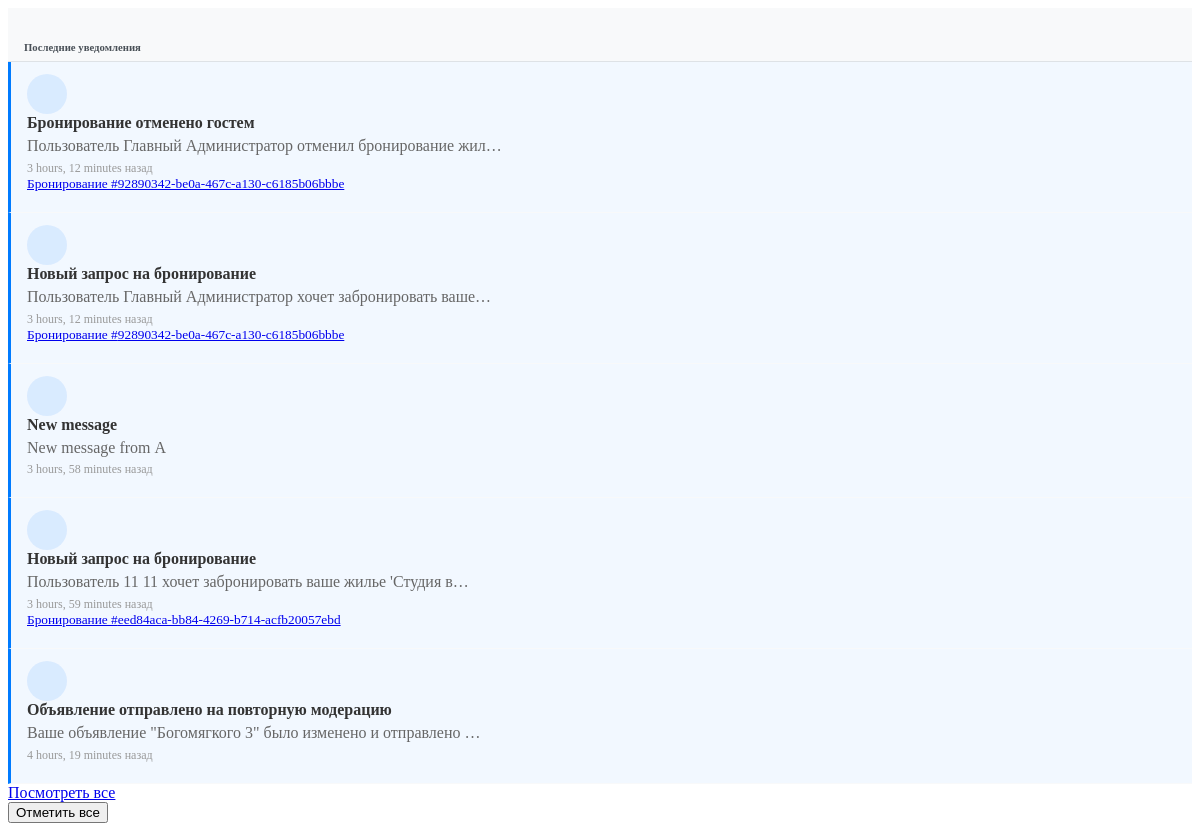
The page /notifications/api/recent/ (signed in) on the database its author committed.
### notifications/models.py (models this page shows, shortened)
class Notification(models.Model):
    NOTIFICATION_TYPES = [
        ('booking_request', _('Booking Request')),
        ('booking_confirmed', _('Booking Confirmed')),
        ('booking_canceled', _('Booking Canceled')),
        ('message_received', _('Message Received')),
        ('review_received', _('Review Received')),
        ('listing_approved', _('Listing Approved')),
        ('payment_received', _('Payment Received')),
        ('system', _('System Notification')),
    ]
    user = models.ForeignKey(
        settings.AUTH_USER_MODEL,
        on_delete=models.CASCADE,
        related_name='notifications',
        verbose_name=_("User")
    )
    notification_type = models.CharField(
        _("Notification Type"),
        max_length=30,
        choices=NOTIFICATION_TYPES
    )
    title = models.CharField(_("Title"), max_length=255)
    message = models.TextField(_("Message"))
    is_read = models.BooleanField(_("Is Read"), default=False)
    booking = models.ForeignKey(
        'listings.Booking',
        on_delete=models.CASCADE,
        related_name='notifications',
        null=True,
        blank=True,
        verbose_name=_("Related Booking")
    )
    listing = models.ForeignKey(
        'listings.Listing',
        on_delete=models.CASCADE,
        related_name='notifications',
        null=True,
        blank=True,
        verbose_name=_("Related Listing")
    )
    conversation = models.ForeignKey(
        'chat.Conversation',
        on_delete=models.CASCADE,
        related_name='notifications',
        null=True,
        blank=True,
        verbose_name=_("Related Conversation")
    )
    review = models.ForeignKey(
        'listings.Review',
        on_delete=models.CASCADE,
        related_name='notifications',
        null=True,
        blank=True,
        verbose_name=_("Related Review")
    )
    created_at = models.DateTimeField(_("Created At"), auto_now_add=True)
    class Meta:
        verbose_name = _("Notification")
        verbose_name_plural = _("Notifications")
        ordering = ['-created_at']

### listings/models.py (models this page shows, shortened)
class Booking(models.Model):
    STATUS_CHOICES = [
        ('pending', _('Pending')),
        ('confirmed', _('Confirmed')),
        ('canceled', _('Canceled')),
        ('completed', _('Completed')),
    ]
    start_date = models.DateField(_("Check-in date"))
    end_date = models.DateField(_("Check-out date"))
    guests = models.PositiveSmallIntegerField(_("Number of guests"))
    status = models.CharField(_("Status"), max_length=20, choices=STATUS_CHOICES, default='pending')
    base_price = models.DecimalField(_("Base price"), max_digits=10, decimal_places=2)
    cleaning_fee = models.DecimalField(_("Cleaning fee"), max_digits=10, decimal_places=2)
    service_fee = models.DecimalField(_("Service fee"), max_digits=10, decimal_places=2)
    total_price = models.DecimalField(_("Total price"), max_digits=10, decimal_places=2)
    special_requests = models.TextField(_("Special requests"), blank=True)
    listing = models.ForeignKey(
        Listing,
        on_delete=models.CASCADE,
        related_name='bookings'
    )
    guest = models.ForeignKey(
        settings.AUTH_USER_MODEL,
        on_delete=models.CASCADE,
        related_name='bookings'
    )
    booking_reference = models.UUIDField(_("Booking reference"), default=uuid.uuid4, editable=False, unique=True)
    created_at = models.DateTimeField(_("Created at"), auto_now_add=True)
    updated_at = models.DateTimeField(_("Updated at"), auto_now=True)
    class Meta:
        verbose_name = _("Booking")
        verbose_name_plural = _("Bookings")
        ordering = ['-created_at']

### notifications/views.py (the view)
# urls.py: path('api/recent/', views.recent_notifications, name='recent_notifications'),
@login_required
def recent_notifications(request):
    notifications = request.user.notifications.filter(is_read=False).order_by('-created_at')[:5]
    return render(request, 'notifications/partials/recent_notifications.html', {
        'notifications': notifications
    })

### notifications/templatetags/notify_tags.py (called while the page is built)
@register.filter
def notification_target_url(notification):
    if notification.booking:
        return f"/listings/bookings/{notification.booking.booking_reference}/"
    elif notification.conversation:
        return f"/chat/{notification.conversation.id}/"
    elif notification.listing:
        return f"/listings/{notification.listing.id}/"
    elif notification.review:
        return f"/listings/{notification.review.listing.id}/"
    return "/notifications/"

### notifications/templates/notifications/partials/recent_notifications.html (shortened to what this page needs)
<div class="dropdown-menu-header">
    <h6 class="dropdown-header">Последние уведомления</h6>
</div>
{% if notifications %}
    {% for notification in notifications %}
    <div class="dropdown-item notification-item {% if not notification.is_read %}unread{% endif %}"
         data-notification-id="{{ notification.id }}"
         data-target-url="{% load notify_tags %}{{ notification|notification_target_url }}"
         style="cursor: pointer;">
        <div class="d-flex">
            <div class="notification-icon me-2">
            </div>
            <div class="flex-grow-1">
                <div class="notification-title small fw-bold">{{ notification.title }}</div>
                <div class="notification-message small text-muted">{{ notification.message|truncatechars:60 }}</div>
                <div class="notification-time small text-muted">{{ notification.created_at|timesince }} назад</div>
                 {% if notification.booking %}
                                <a href="{% url 'listings:booking_detail' notification.booking.booking_reference %}" class="text-decoration-none">
                                    <small class="text-muted">Бронирование #{{ notification.booking.booking_reference|slice:":8" }}</small>
                                </a>
                            {% elif notification.listing %}
                                <a href="{% url 'listings:listing_detail' notification.listing.id %}" class="text-decoration-none">
                                    <small class="text-muted">{{ notification.listing.title }}</small>
                                </a>
                            {% endif %}
            </div>
            {% if not notification.is_read %}
                <div class="notification-dot">
                    <span class="badge bg-primary rounded-pill">&nbsp;</span>
                </div>
            {% endif %}
        </div>
    </div>
    {% endfor %}
    <div class="dropdown-item text-center">
        <a href="{% url 'notifications:notification_list' %}" class="btn btn-sm btn-outline-primary">Посмотреть все</a>
    </div>
    <div class="dropdown-item text-center">
        <button class="btn btn-sm btn-outline-secondary" onclick="markAllNotificationsRead()">Отметить все</button>
    </div>
{% else %}
    <div class="empty-notifications">
        <i class="fas fa-bell-slash fa-2x"></i>
        <p class="mb-0">Нет уведомлений</p>
    </div>
{% endif %}

### notifications/templates/notifications/partials/recent_notifications.html (style rules this page uses)
.notification-item { padding: 0.75rem 1rem; border-bottom: 1px solid #f8f9fa; transition: background-color 0.2s ease; }
.notification-item.unread { background-color: rgba(0, 123, 255, 0.05); border-left: 3px solid #007bff; }
.notification-icon { display: flex; align-items: center; justify-content: center; width: 40px; height: 40px; background-color: rgba(0, 123, 255, 0.1); border-radius: 50%; flex-shrink: 0; }
.notification-title { font-weight: 600; color: #333; margin-bottom: 0.25rem; }
.notification-message { color: #666; line-height: 1.3; margin-bottom: 0.25rem; }
.notification-time { color: #999; font-size: 0.75rem; }
.notification-dot { display: flex; align-items: center; }
.notification-dot .badge { width: 8px; height: 8px; padding: 0; border-radius: 50%; }
.dropdown-menu-header { background-color: #f8f9fa; border-bottom: 1px solid #dee2e6; padding: 0.5rem 1rem; }
.dropdown-header { font-weight: 600; color: #495057; margin-bottom: 0; }

### rows shown on the page
Notification: title "Бронирование отменено гостем", message "Пользователь Главный Администратор отменил бронирование жил…", created_at "3 hours, 12 minutes", booking.booking_reference "92890342-be0a-467c-a130-c6185b06bbbe"
Notification: title "Новый запрос на бронирование", message "Пользователь Главный Администратор хочет забронировать ваше…", created_at "3 hours, 12 minutes", booking.booking_reference "92890342-be0a-467c-a130-c6185b06bbbe"
Notification: title "New message", message "New message from А", created_at "3 hours, 58 minutes"
Notification: title "Новый запрос на бронирование", message "Пользователь 11 11 хочет забронировать ваше жилье 'Студия в…", created_at "3 hours, 59 minutes", booking.booking_reference "eed84aca-bb84-4269-b714-acfb20057ebd"
Notification: title "Объявление отправлено на повторную модерацию", message "Ваше объявление \"Богомягкого 3\" было изменено и отправлено …", created_at "4 hours, 19 minutes"
